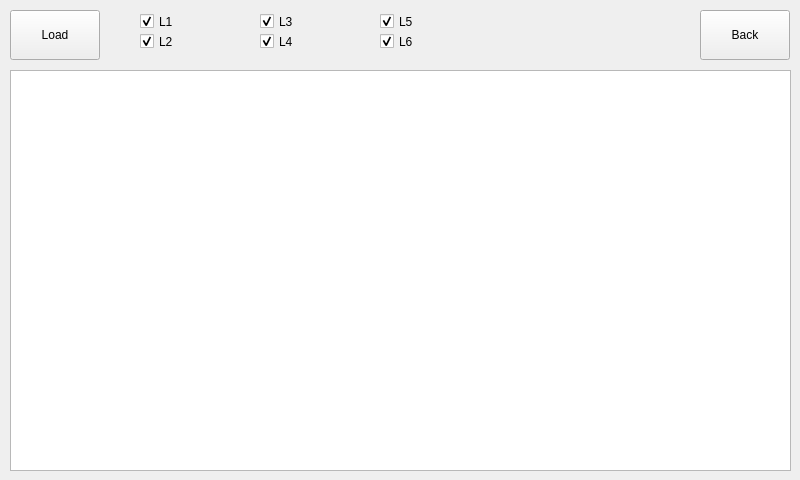
<?xml version="1.0" encoding="UTF-8"?>
<ui version="4.0">
 <class>Form</class>
 <widget class="QWidget" name="Form">
  <property name="geometry">
   <rect>
    <x>0</x>
    <y>0</y>
    <width>800</width>
    <height>480</height>
   </rect>
  </property>
  <property name="windowTitle">
   <string>Form</string>
  </property>
  <widget class="QGraphicsView" name="graphicsView">
   <property name="geometry">
    <rect>
     <x>10</x>
     <y>70</y>
     <width>781</width>
     <height>401</height>
    </rect>
   </property>
  </widget>
  <widget class="QCheckBox" name="cBox_L1">
   <property name="geometry">
    <rect>
     <x>140</x>
     <y>10</y>
     <width>92</width>
     <height>23</height>
    </rect>
   </property>
   <property name="text">
    <string>L1</string>
   </property>
   <property name="checked">
    <bool>true</bool>
   </property>
  </widget>
  <widget class="QCheckBox" name="cBox_L2">
   <property name="geometry">
    <rect>
     <x>140</x>
     <y>30</y>
     <width>92</width>
     <height>23</height>
    </rect>
   </property>
   <property name="text">
    <string>L2</string>
   </property>
   <property name="checked">
    <bool>true</bool>
   </property>
  </widget>
  <widget class="QCheckBox" name="cBox_L3">
   <property name="geometry">
    <rect>
     <x>260</x>
     <y>10</y>
     <width>92</width>
     <height>23</height>
    </rect>
   </property>
   <property name="text">
    <string>L3</string>
   </property>
   <property name="checked">
    <bool>true</bool>
   </property>
  </widget>
  <widget class="QCheckBox" name="cBox_L4">
   <property name="geometry">
    <rect>
     <x>260</x>
     <y>30</y>
     <width>92</width>
     <height>23</height>
    </rect>
   </property>
   <property name="text">
    <string>L4</string>
   </property>
   <property name="checked">
    <bool>true</bool>
   </property>
  </widget>
  <widget class="QCheckBox" name="cBox_L5">
   <property name="geometry">
    <rect>
     <x>380</x>
     <y>10</y>
     <width>92</width>
     <height>23</height>
    </rect>
   </property>
   <property name="text">
    <string>L5</string>
   </property>
   <property name="checked">
    <bool>true</bool>
   </property>
  </widget>
  <widget class="QCheckBox" name="cBox_L6">
   <property name="geometry">
    <rect>
     <x>380</x>
     <y>30</y>
     <width>92</width>
     <height>23</height>
    </rect>
   </property>
   <property name="text">
    <string>L6</string>
   </property>
   <property name="checked">
    <bool>true</bool>
   </property>
  </widget>
  <widget class="QPushButton" name="Btn_Back">
   <property name="geometry">
    <rect>
     <x>700</x>
     <y>10</y>
     <width>90</width>
     <height>50</height>
    </rect>
   </property>
   <property name="text">
    <string>Back</string>
   </property>
  </widget>
  <widget class="QPushButton" name="btnLoad">
   <property name="geometry">
    <rect>
     <x>10</x>
     <y>10</y>
     <width>90</width>
     <height>50</height>
    </rect>
   </property>
   <property name="text">
    <string>Load</string>
   </property>
  </widget>
 </widget>
 <resources/>
 <connections/>
</ui>
